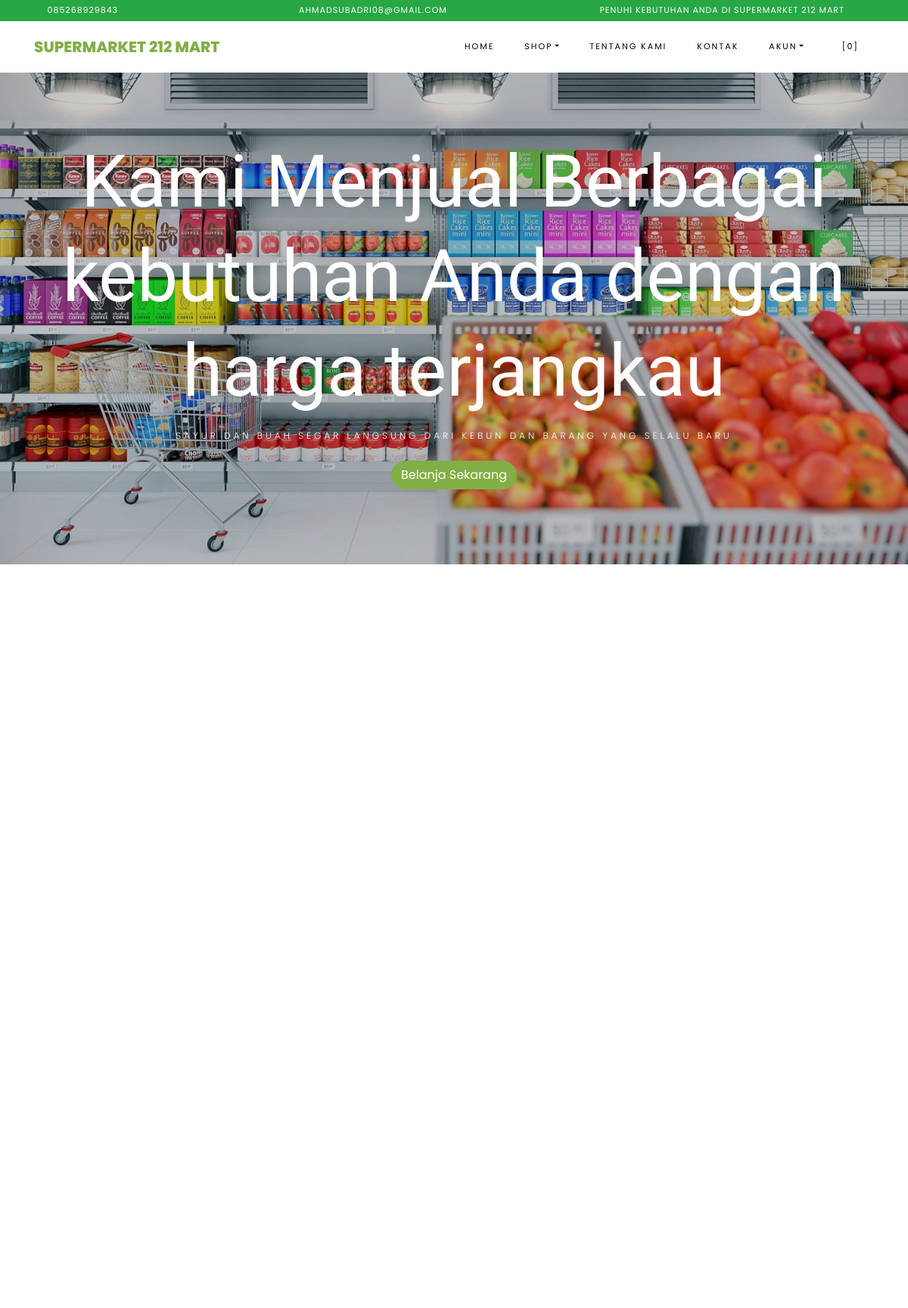
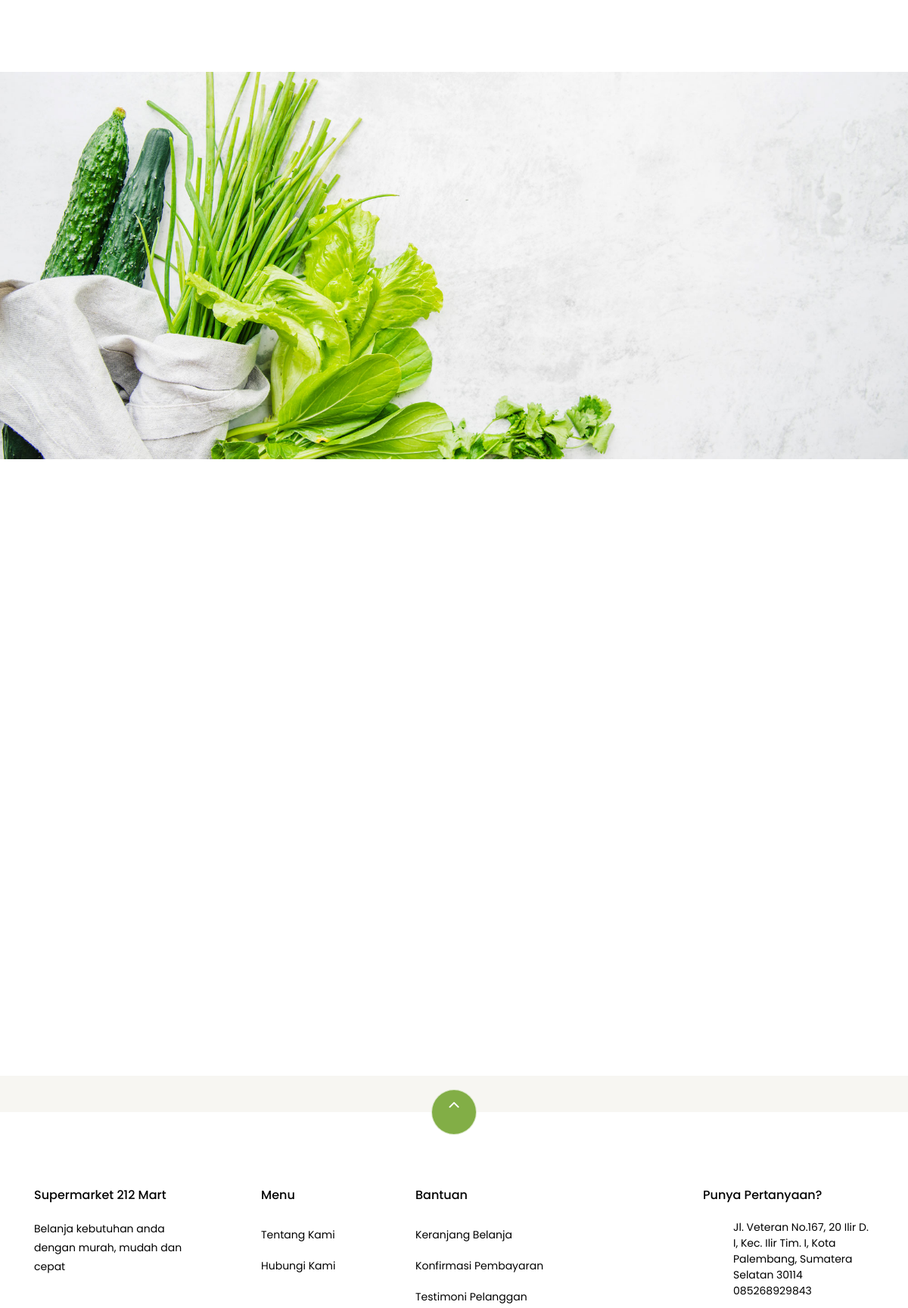
The page / (upper part) on the database its author committed (2 pictures, top to bottom).
### tables this page shows
CREATE TABLE `settings` (
  `id` int(10) NOT NULL,
  `key` varchar(32) NOT NULL,
  `content` varchar(191) NOT NULL
);

### application/helpers/themes_helper.php (called while the page is built, shortened)
<?php
if ( ! function_exists('get_theme_name'))
{
    function get_theme_name() {
        $current_theme = get_settings('current_theme_name');
        return ($current_theme) ? $current_theme : false;
    }
}
if ( ! function_exists('get_template_part'))
{
    function get_template_part($file_name = null, $params = array()) {
        if ($file_name !== '') {
            $current_theme = get_theme_name();
            if ( file_exists($file_location = VIEWPATH .'themes/'. $current_theme .'/'. $file_name .'.php')) {
                $CI =& get_instance();
                $CI->load->view('themes/'. $current_theme .'/'. $file_name, $params);
            }
            else {
                echo '<div>Kesalahan: berkas tema <b>'. $file_name .'.php</b> tidak ditemukan.<br>Lokasi berkas: <b>'. $file_location .'</b></div>';
            }
        }
    }
}
if ( ! function_exists('get_header'))
{
    function get_header($params = null, $section = '', $current_section = '') {
        $load_params = array();
        if ( is_null($params)) {
            $load_params['title'] = get_settings('site_name');
        }
        else if ( is_string($params)) {
            $load_params['title'] = $params;
        }
        else if ( is_array($params)) {
            $load_params = $params;
        }
        else {
            $load_params['title'] = get_settings('site_name');
        }
        $load_params['sidebar_section'] = $section;
        $load_params['current_section'] = $current_section;
        get_template_part('header', $load_params);
    }
}
if ( ! function_exists('get_footer'))
{
    function get_footer($params = array()) {
        get_template_part('footer', $params);
    }
}
if ( ! function_exists('get_theme_uri'))
{
    function get_theme_uri($file_name = null, $theme_name = NULL)
    {
        $theme_name = ($theme_name == NULL) ? get_theme_name() : $theme_name;
        return is_null($file_name) ? base_url('assets/themes/'. $theme_name .'/') : base_url('assets/themes/'. $theme_name .'/'. $file_name) ;
    }
}

### application/controllers/Home.php (called while the page is built, shortened)
<?php
class Home extends CI_Controller {
    public function index() {
        $params['title'] = '212 Mart | Tempat Belanja Terbaik Anda';
        $products['products'] = $this->product->get_all_products();
        $products['best_deal'] = $this->product->best_deal_product();
        $products['reviews'] = $this->review->get_all_reviews();
        get_header($params);
        get_template_part('home', $products);
        get_footer();
    }
}

### index.php (called while the page is built, shortened)
<?php
require_once BASEPATH.'core/CodeIgniter.php';

### application/helpers/global_helper.php (called while the page is built, shortened)
<?php
if ( ! function_exists('get_settings'))
{
    function get_settings($key = '')
    {
        $CI =& get_instance();
        $row = $CI->db
            ->select('content')
            ->where('key', $key)
            ->get('settings')
            ->row();
        return $row->content;
    }
}
if ( ! function_exists('get_store_name'))
{
    function get_store_name()
    {
        return get_settings('store_name');
    }
}

### application/helpers/session_helper.php (called while the page is built, shortened)
<?php
if ( ! function_exists('init'))
{
    function init()
    {
        $CI =& get_instance();
        return $CI;
    }
}
if( ! function_exists('session_data'))
{
    function session_data()
    {
        $CI = init();
        $read_session_in_cookie = get_cookie('__ACTIVE_SESSION_DATA');
        $read_session_in_session = $CI->session->userdata('__ACTIVE_SESSION_DATA');
        if ($read_session_in_cookie)
        {
            $read_data = $CI->encryption->decrypt($read_session_in_cookie);
            $read_data = json_decode($read_data);
            return $read_data;
        }
        else if ($read_session_in_session)
        {
            $read_data = $CI->encryption->decrypt($read_session_in_session);
            $read_data = json_decode($read_data);
            return $read_data;
        }
        else {
            $default_session = new stdClass();
            $default_session->is_login = FALSE;
            $default_session->user_id = 0;
            $default_session->login_at = 0;
            $default_session->remember_me = FALSE;
            return $default_session;
        }
    }
}

### application/views/themes/vegefoods/home.php (the view, shortened to what this page needs)
<section id="home-section" class="hero">
	<div class="home-slider owl-carousel">
		<div class="slider-item" style="background-image: url(<?php echo get_theme_uri('images/bg_1.jpg'); ?>);">
			<div class="overlay"></div>
			<div class="container">
				<div class="row slider-text justify-content-center align-items-center" data-scrollax-parent="true">
					<div class="col-md-12 ftco-animate text-center">
						<h1 class="mb-2">Kami Menjual Berbagai kebutuhan Anda dengan harga terjangkau</h1>
						<h2 class="subheading mb-4">Sayur dan Buah Segar Langsung dari Kebun dan barang yang selalu baru</h2>
						<p><a href="#products" class="btn btn-primary">Belanja Sekarang</a></p>
					</div>
				</div>
			</div>
		</div>
	</div>
</section>
<section class="ftco-section" id="products">
	<div class="container">
		<div class="row no-gutters ftco-services">
		</div>
	</div>
</section>
<section class="ftco-section">
	<div class="container">
		<div class="row justify-content-center mb-3 pb-3">
		</div>
	</div>
	<div class="container">
		<div class="row">
		</div>
	</div>
</section>
<section class="ftco-section img" style="background-image: url(<?php echo get_theme_uri('images/bg_3.jpg'); ?>);">
	<div class="container">
		<div class="row justify-content-end">
		</div>
	</div>
</section>
<section class="ftco-section testimony-section">
	<div class="container">
		<div class="row justify-content-center mb-5 pb-3">
		</div>
	</div>
</section>

### application/views/themes/vegefoods/header.php (shortened to what this page needs)
?><!DOCTYPE html>
<html lang="en">
  <head>
    <link rel="stylesheet" href="<?php echo get_theme_uri('css/open-iconic-bootstrap.min.css'); ?>">
    <link rel="stylesheet" href="<?php echo get_theme_uri('css/animate.css'); ?>">
    <link rel="stylesheet" href="<?php echo get_theme_uri('css/owl.carousel.min.css'); ?>">
    <link rel="stylesheet" href="<?php echo get_theme_uri('css/owl.theme.default.min.css'); ?>">
    <link rel="stylesheet" href="<?php echo get_theme_uri('css/magnific-popup.css'); ?>">
    <link rel="stylesheet" href="<?php echo get_theme_uri('css/aos.css'); ?>">
	<link rel="stylesheet" href="<?php echo get_theme_uri('css/ionicons.min.css'); ?>">
	<link rel="stylesheet" href="<?php echo get_theme_uri('js/plugins/@fortawesome/fontawesome-free/css/all.min.css', 'argon'); ?>">
    <link rel="stylesheet" href="<?php echo get_theme_uri('css/bootstrap-datepicker.css'); ?>">
    <link rel="stylesheet" href="<?php echo get_theme_uri('css/jquery.timepicker.css'); ?>">
    <link rel="stylesheet" href="<?php echo get_theme_uri('css/flaticon.css'); ?>">
    <link rel="stylesheet" href="<?php echo get_theme_uri('css/icomoon.css'); ?>">
	<link rel="stylesheet" href="<?php echo get_theme_uri('css/style.css'); ?>">
	<link rel="stylesheet" href="<?php echo base_url('assets/plugins/toastr/toastr.min.css'); ?>">
  </head>
  <body class="goto-here">
		<div class="py-1 bg-success">
    	<div class="container">
    		<div class="row no-gutters d-flex align-items-start align-items-center px-md-0">
	    		<div class="col-lg-12 d-block">
		    		<div class="row d-flex">
		    			<div class="col-md pr-4 d-flex topper align-items-center">
					    	<div class="icon mr-2 d-flex justify-content-center align-items-center"><span class="icon-phone2"></span></div>
						    <span class="text"><?php echo get_settings('store_phone_number'); ?></span>
					    </div>
					    <div class="col-md pr-4 d-flex topper align-items-center">
					    	<div class="icon mr-2 d-flex justify-content-center align-items-center"><span class="icon-paper-plane"></span></div>
						    <span class="text"><?php echo get_settings('store_email'); ?></span>
					    </div>
					    <div class="col-md-5 pr-4 d-flex topper align-items-center text-lg-right">
						    <span class="text"><?php echo get_settings('store_tagline'); ?></span>
					    </div>
				    </div>
			    </div>
		    </div>
		  </div>
    </div>
    <nav class="navbar navbar-expand-lg navbar-dark ftco_navbar bg-dark ftco-navbar-light" id="ftco-navbar">
	    <div class="container">
	      <a class="navbar-brand" href="<?php echo base_url(); ?>"><?php echo get_store_name(); ?></a>
	      <div class="collapse navbar-collapse" id="ftco-nav">
	        <ul class="navbar-nav ml-auto">
	          <li class="nav-item active"><a href="<?php echo base_url(); ?>" class="nav-link">Home</a></li>
	          <li class="nav-item dropdown">
              <a class="nav-link dropdown-toggle" href="#" id="dropdown04" data-toggle="dropdown" aria-haspopup="true" aria-expanded="false">Shop</a>
            </li>
	          <li class="nav-item"><a href="<?php echo site_url('pages/about'); ?>" class="nav-link">Tentang Kami</a></li>
              <li class="nav-item"><a href="<?php echo site_url('pages/contact'); ?>" class="nav-link">Kontak</a></li>
              <li class="nav-item dropdown">
              <a class="nav-link dropdown-toggle" href="#" id="dropdown05" data-toggle="dropdown" aria-haspopup="true" aria-expanded="false">Akun</a>
            </li>
	          <li class="nav-item cta cta-colored"><a href="<?php echo site_url('shop/cart'); ?>" class="nav-link"><span class="icon-shopping_cart"></span>[<span class="cart-item-total">0</span>]</a></li>
	        </ul>
	      </div>
	    </div>
	  </nav>

### application/views/themes/vegefoods/footer.php (shortened to what this page needs)
<section class="ftco-section ftco-no-pt ftco-no-pb py-5 bg-light">
    <div class="container py-4">
    </div>
  </section>
  <footer class="ftco-footer ftco-section">
    <div class="container">
        <div class="row">
            <div class="mouse">
                      <a href="#" class="mouse-icon">
                          <div class="mouse-wheel"><span class="ion-ios-arrow-up"></span></div>
                      </a>
                  </div>
        </div>
      <div class="row mb-5">
        <div class="col-md">
          <div class="ftco-footer-widget mb-4">
            <h2 class="ftco-heading-2"><?php echo get_store_name(); ?></h2>
            <p><?php echo get_settings('store_description'); ?></p>
          </div>
        </div>
        <div class="col-md">
          <div class="ftco-footer-widget mb-4 ml-md-5">
            <h2 class="ftco-heading-2">Menu</h2>
            <ul class="list-unstyled">
              <li><a href="<?php echo site_url('pages/about'); ?>" class="py-2 d-block">Tentang Kami</a></li>
              <li><a href="<?php echo site_url('pages/contact'); ?>" class="py-2 d-block">Hubungi Kami</a></li>
            </ul>
          </div>
        </div>
        <div class="col-md-4">
           <div class="ftco-footer-widget mb-4">
            <h2 class="ftco-heading-2">Bantuan</h2>
            <div class="d-flex">
                <ul class="list-unstyled mr-l-5 pr-l-3 mr-4">
                  <li><a href="<?php echo site_url('shop/cart'); ?>" class="py-2 d-block">Keranjang Belanja</a></li>
                  <li><a href="<?php echo site_url('customer/payments/confirm'); ?>" class="py-2 d-block">Konfirmasi Pembayaran</a></li>
                  <li><a href="<?php echo site_url('shop/testimonial'); ?>" class="py-2 d-block">Testimoni Pelanggan</a></li>
                </ul>
              </div>
          </div>
        </div>
        <div class="col-md">
          <div class="ftco-footer-widget mb-4">
              <h2 class="ftco-heading-2">Punya Pertanyaan?</h2>
              <div class="block-23 mb-3">
                <ul>
                  <li><span class="icon icon-map-marker"></span><span class="text"><?php echo get_settings('store_address'); ?></span></li>
                  <li><a href="#"><span class="icon icon-phone"></span><span class="text"><?php echo get_settings('store_phone_number'); ?></span></a></li>
                </ul>
              </div>
          </div>
        </div>
      </div>
    </div>
  </footer>
</body>
</html>

### assets/themes/vegefoods/css/icomoon.css (style rules this page uses)
[class^="icon-"], [class*=" icon-"] { font-family: 'icomoon' !important; speak: none; font-style: normal; font-weight: normal; font-variant: normal; text-transform: none; line-height: 1; -webkit-font-smoothing: antialiased; -moz-osx-font-smoothing: grayscale; }
.icon-map-marker:before { content: "\f041"; }
.icon-phone:before { content: "\f095"; }
.icon-paper-plane:before { content: "\f1d8"; }
.icon-phone2:before { content: "\e0cd"; }
.icon-shopping_cart:before { content: "\e8cc"; }

### rows shown on the page
settings: content "085268929843"
settings: content "AHMADSUBADRI08@GMAIL.COM"
settings: content "PENUHI KEBUTUHAN ANDA DI SUPERMARKET 212 MART"
settings: content "SUPERMARKET 212 MART", content "Supermarket 212 Mart"
settings: content (picture)
settings: content "Belanja kebutuhan anda dengan murah, mudah dan cepat"
settings: content "Jl. Veteran No.167, 20 Ilir D. I, Kec. Ilir Tim. I, Kota Palembang, Sumatera Selatan 30114"
